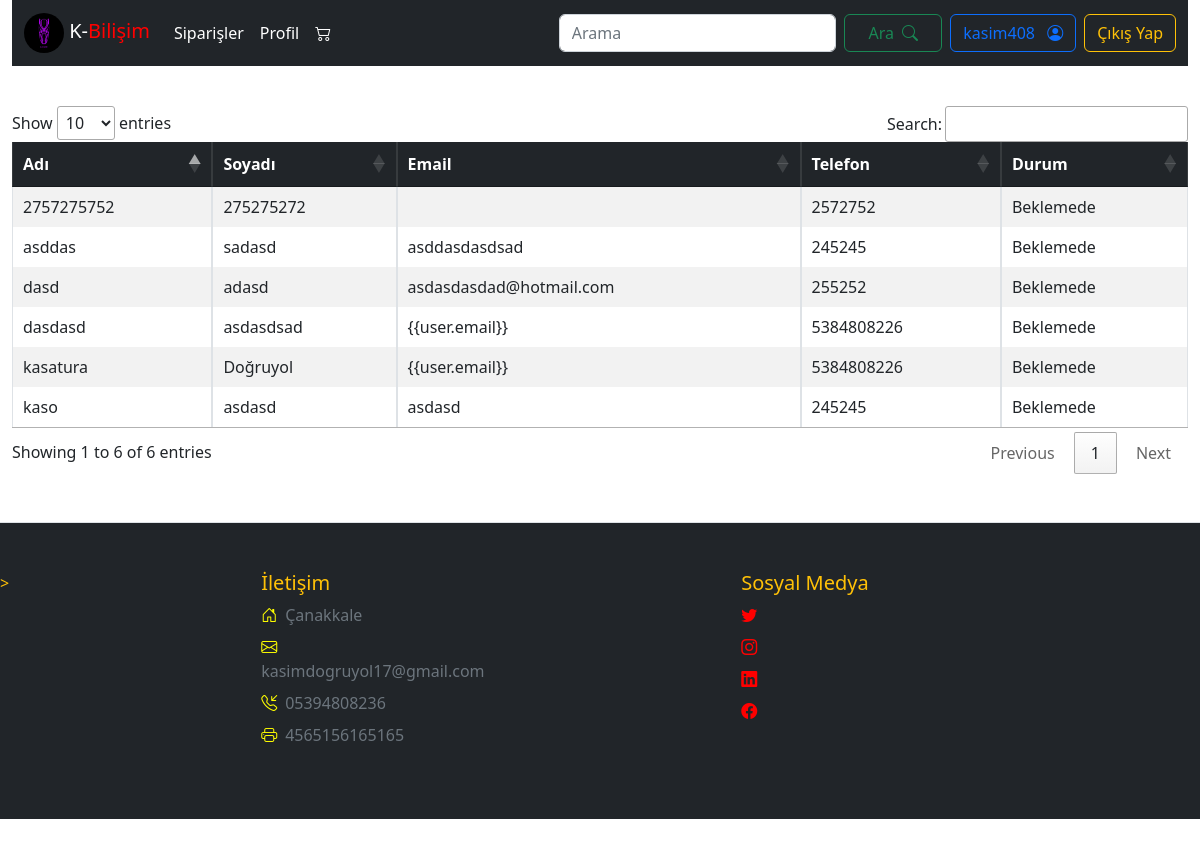
The page /siparisler/ (signed in) on the database as committed earlier.
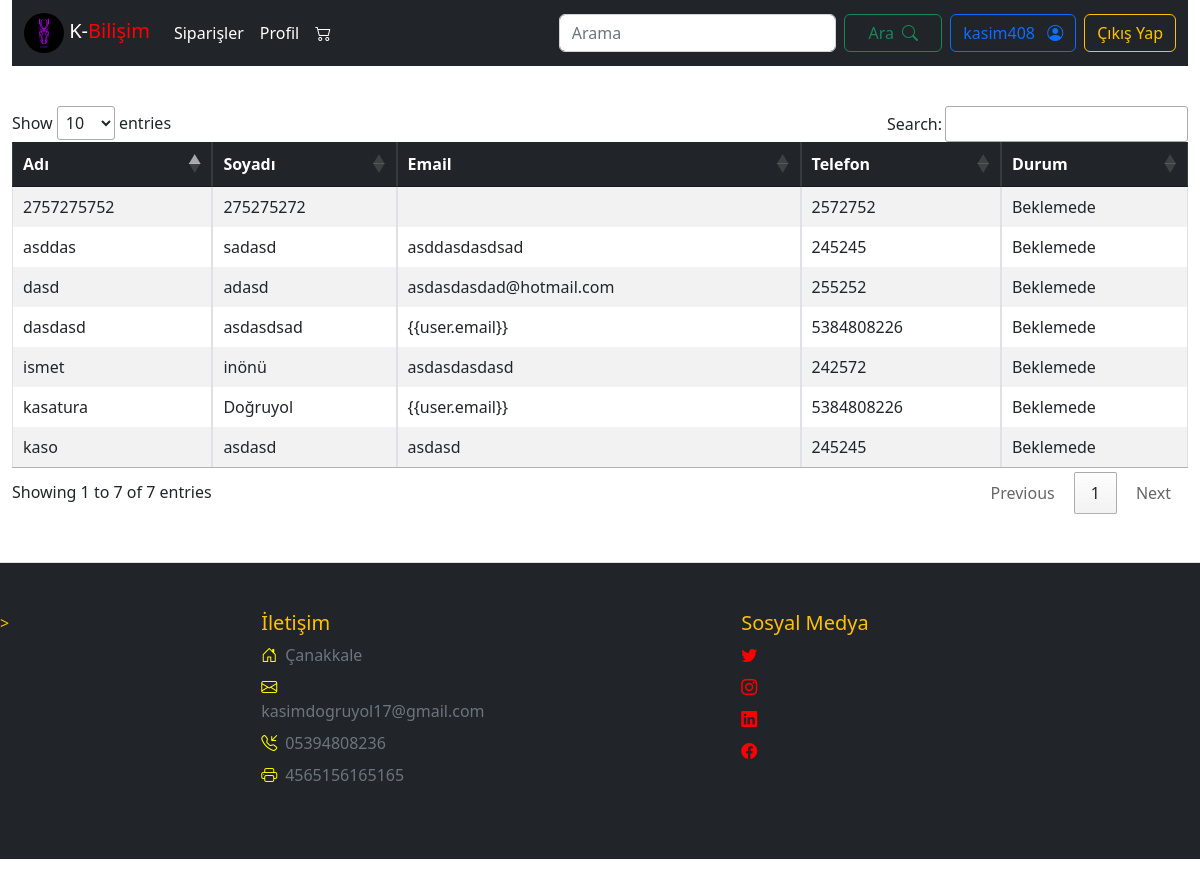
The same page on the database as committed later.
### urunler/models.py (models this page shows)
class Order(models.Model):
    STATUS = (
        ('New','New'),
        ('Accepted','Accepted'),
        ('Prepared','Prepared'),
        ('OnShipping','OnShipping'),
        ('Completed','Completed'),
        ('Canceled','Canceled'),
    )
    user = models.ForeignKey(User,on_delete=models.CASCADE,null = True)
    sepets = models.ManyToManyField(Sepet)
    adi = models.CharField(max_length=50)
    soyadi = models.CharField(max_length=50)
    tel = models.IntegerField(null = True,blank = True)
    adres = models.CharField(blank=True,max_length=150)
    sehir = models.CharField(blank=True,max_length=20)
    ilce = models.CharField(blank=True,max_length=20)
    posta = models.CharField(blank=True,max_length=20)
    kartisim = models.CharField(null=True,blank=True,max_length=20)
    kartno = models.IntegerField(blank=True,null=True)
    kartay = models.IntegerField(blank=True,null=True)
    kartyil = models.IntegerField(blank=True,null=True)
    kartcvc = models.IntegerField(blank=True,null=True)
    email = models.CharField(blank=True,max_length=200 )
    def __str__(self):
        return self.adi

### urunler/views.py (the view)
# urls.py: path('siparisler/',siparisler,name='siparisler'),
def siparisler(request):
    user = request.user
    if user.is_authenticated:
        sepet = Sepet.objects.filter(user = user)
        bilgi = Order.objects.filter(user = user)
        siparis = Siparisler.objects.all()
        if bilgi is not None:
            for i in bilgi:
                print(i)
        else:
            messages.error(request, 'Siparişiniz bulunmamaktadır.')
            return redirect('index')
    else:
        messages.error(request, 'Lütfen giriş yapınız.')
        return redirect('login')
    context = {
        'bilgi':bilgi,
        'sepet':sepet,
        'user':user,
        'siparis':siparis,
    }
    print(i)
    return render(request,'order-index.html',context)

### templates/order-index.html (shortened to what this page needs)
{% load static %}
<!doctype html>
<html lang="en">
  <head>
    <link href="https://cdn.jsdelivr.net/npm/bootstrap@5.2.1/dist/css/bootstrap.min.css" rel="stylesheet">
    <link rel="stylesheet" href="https://cdn.jsdelivr.net/npm/bootstrap-icons@1.9.1/font/bootstrap-icons.css">
    <link rel="stylesheet" href="https://cdn.datatables.net/1.12.1/css/jquery.dataTables.min.css">
  </head>
  <body>
    {% include 'includes/_navbar.html' %}
   <div class="container-fluid">
        <div class="row mt-3">
            <div class="col-md-12">
                <div class="row">
                </div>
                <br>
                <table class="table table-striped table-bordered" id="example">
                    <thead class="table-dark">
                        <tr style="color:white">
                            <th> Adı</th>
                            <th> Soyadı</th>
                            <th> Email</th>
                            <th> Telefon</th>
                            <th> Durum</th>
                        </tr>
                    </thead>
                    <tbody>
                      {% for item in bilgi %}
                        <tr>
                            <td>{{item.adi}} </td>
                            <td>{{item.soyadi}} </td>
                            <td>{{item.email}} </td>
                            <td>{{item.tel}} </td>
                            <td>Beklemede</td>
                        </tr>
                      {% endfor %}
                    </tbody>
                </table>
            </div>
        </div>
   </div>
   {% include 'includes/_footer.html' %}
  </body>
</html>

Rows that differ between the two databases and show on the page:
added Order: adi "ismet", soyadi "inönü", email "asdasdasdasd", tel "242572"
Other text that changed with them:
text written by a page script: "Show entries Search: Showing 1 to 6 of 6 entries Previous 1 Next" → "Show entries Search: Showing 1 to 7 of 7 entries Previous 1 Next"
